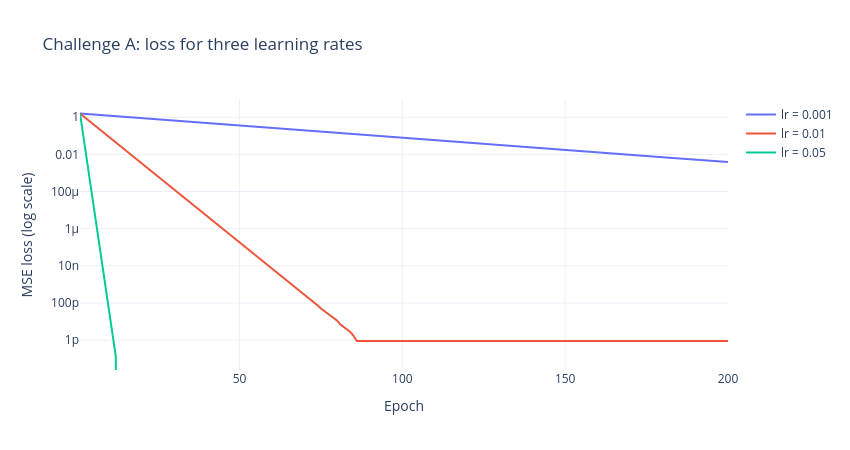

Here is the notebook cell this chart was saved with:
### Markdown cell above
### A4. Challenge A with three learning rates

The same training run with $\eta = 0.001$, $0.01$ and $0.05$, all starting from the same weight for 200 epochs.

### Code cell
learning_rates = [0.001, 0.01, 0.05]
lr_results = {lr: train_manual(lr=lr, epochs=200) for lr in learning_rates}

print("learning rate | learned weight | final loss | first epoch with loss < 1e-6")
for lr, (w_lr, losses) in lr_results.items():
    first = next((i + 1 for i, v in enumerate(losses) if v < 1e-6), "not reached")
    print(f"{lr:13} | {w_lr.item():14.6f} | {losses[-1]:10.2e} | {first}")

fig = go.Figure()
for lr, (w_lr, losses) in lr_results.items():
    fig.add_trace(go.Scatter(x=epochs_axis, y=losses, mode="lines", name=f"lr = {lr}"))
fig.update_layout(title="Challenge A: loss for three learning rates",
                  xaxis_title="Epoch", yaxis_title="MSE loss (log scale)",
                  yaxis_type="log", template="plotly_white", width=850, height=450)
fig.show()

### Figure 1 — Plotly figure (JSON) as saved in the notebook; plotly's stock layout.template omitted (floating-point values rounded to 4 significant figures; data arrays with more than 128 entries replaced by an {"elided": "..."} marker saying what was removed)
{"data": [{"mode": "lines", "name": "lr = 0.001", "type": "scatter", "x": {"elided": "200 int values"}, "y": {"elided": "200 float values"}}, {"mode": "lines", "name": "lr = 0.01", "type": "scatter", "x": {"elided": "200 int values"}, "y": {"elided": "200 float values"}}, {"mode": "lines", "name": "lr = 0.05", "type": "scatter", "x": {"elided": "200 int values"}, "y": {"elided": "200 float values"}}], "layout": {"height": 450, "title": {"text": "Challenge A: loss for three learning rates"}, "width": 850, "xaxis": {"title": {"text": "Epoch"}}, "yaxis": {"title": {"text": "MSE loss (log scale)"}, "type": "log"}}}
